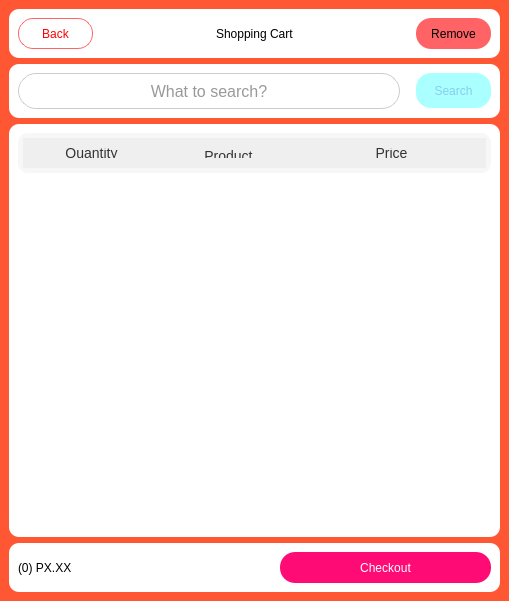
<?xml version="1.0" encoding="UTF-8"?>
<ui version="4.0">
 <class>creo_cartpage</class>
 <widget class="QMainWindow" name="creo_cartpage">
  <property name="geometry">
   <rect>
    <x>0</x>
    <y>0</y>
    <width>509</width>
    <height>601</height>
   </rect>
  </property>
  <property name="windowTitle">
   <string>MainWindow</string>
  </property>
  <property name="styleSheet">
   <string notr="true"> background-color: rgb(255, 87, 51);</string>
  </property>
  <widget class="QWidget" name="centralwidget">
   <layout class="QGridLayout" name="gridLayout_4">
    <item row="0" column="0">
     <widget class="QFrame" name="title_frame">
      <property name="minimumSize">
       <size>
        <width>0</width>
        <height>49</height>
       </size>
      </property>
      <property name="styleSheet">
       <string notr="true">border-radius: 10px; 
background-color: rgb(255, 255, 255);</string>
      </property>
      <property name="frameShape">
       <enum>QFrame::StyledPanel</enum>
      </property>
      <property name="frameShadow">
       <enum>QFrame::Raised</enum>
      </property>
      <layout class="QGridLayout" name="gridLayout">
       <item row="0" column="0">
        <widget class="QPushButton" name="back_btn">
         <property name="minimumSize">
          <size>
           <width>75</width>
           <height>23</height>
          </size>
         </property>
         <property name="maximumSize">
          <size>
           <width>75</width>
           <height>31</height>
          </size>
         </property>
         <property name="styleSheet">
          <string notr="true">border-radius: 15px; 
border: 1px solid rgb(255, 99, 101);
font: 8pt &quot;Segoe UI Black&quot;;
color: red;</string>
         </property>
         <property name="text">
          <string>Back</string>
         </property>
        </widget>
       </item>
       <item row="0" column="1">
        <spacer name="horizontalSpacer">
         <property name="orientation">
          <enum>Qt::Horizontal</enum>
         </property>
         <property name="sizeHint" stdset="0">
          <size>
           <width>50</width>
           <height>0</height>
          </size>
         </property>
        </spacer>
       </item>
       <item row="0" column="2">
        <widget class="QLabel" name="label">
         <property name="styleSheet">
          <string notr="true">font: 87 14pt &quot;Segoe UI Black&quot;</string>
         </property>
         <property name="text">
          <string>Shopping Cart</string>
         </property>
        </widget>
       </item>
       <item row="0" column="3">
        <spacer name="horizontalSpacer_2">
         <property name="orientation">
          <enum>Qt::Horizontal</enum>
         </property>
         <property name="sizeHint" stdset="0">
          <size>
           <width>55</width>
           <height>0</height>
          </size>
         </property>
        </spacer>
       </item>
       <item row="0" column="4">
        <widget class="QPushButton" name="remove_btn">
         <property name="minimumSize">
          <size>
           <width>75</width>
           <height>23</height>
          </size>
         </property>
         <property name="maximumSize">
          <size>
           <width>75</width>
           <height>31</height>
          </size>
         </property>
         <property name="styleSheet">
          <string notr="true">border-radius: 15px; 
background-color: rgb(255, 99, 101);
font: 8pt &quot;Segoe UI&quot;;</string>
         </property>
         <property name="text">
          <string>Remove</string>
         </property>
        </widget>
       </item>
      </layout>
     </widget>
    </item>
    <item row="1" column="0">
     <widget class="QFrame" name="search_frame">
      <property name="minimumSize">
       <size>
        <width>0</width>
        <height>49</height>
       </size>
      </property>
      <property name="styleSheet">
       <string notr="true">background-color: rgb(255, 255, 255); border-radius: 10px;</string>
      </property>
      <property name="frameShape">
       <enum>QFrame::StyledPanel</enum>
      </property>
      <property name="frameShadow">
       <enum>QFrame::Raised</enum>
      </property>
      <layout class="QGridLayout" name="gridLayout_2">
       <item row="0" column="0">
        <widget class="QLineEdit" name="search_bar">
         <property name="minimumSize">
          <size>
           <width>0</width>
           <height>0</height>
          </size>
         </property>
         <property name="maximumSize">
          <size>
           <width>16777215</width>
           <height>36</height>
          </size>
         </property>
         <property name="styleSheet">
          <string notr="true">QLineEdit {
    border: 1px solid #ccc;           
    border-radius: 18px;           
    padding: 10px;                   
    font-size: 16px;           
    color: #333;      
    background-color: #fff;
	font: 10pt &quot;Segoe UI&quot;;
}

QLineEdit:focus {
    border: 1px solid #0078d7; 
    background-color: #f0f8ff;       
}</string>
         </property>
         <property name="alignment">
          <set>Qt::AlignCenter</set>
         </property>
         <property name="placeholderText">
          <string>What to search?</string>
         </property>
        </widget>
       </item>
       <item row="0" column="1">
        <spacer name="horizontalSpacer_3">
         <property name="orientation">
          <enum>Qt::Horizontal</enum>
         </property>
         <property name="sizeType">
          <enum>QSizePolicy::Fixed</enum>
         </property>
         <property name="sizeHint" stdset="0">
          <size>
           <width>10</width>
           <height>20</height>
          </size>
         </property>
        </spacer>
       </item>
       <item row="0" column="2">
        <widget class="QPushButton" name="search_btn">
         <property name="minimumSize">
          <size>
           <width>75</width>
           <height>23</height>
          </size>
         </property>
         <property name="maximumSize">
          <size>
           <width>75</width>
           <height>35</height>
          </size>
         </property>
         <property name="styleSheet">
          <string notr="true">border-radius: 15px; background-color: rgb(170, 255, 255);font: 8pt &quot;Segoe UI Black&quot;; color: skyblue;</string>
         </property>
         <property name="text">
          <string>Search</string>
         </property>
        </widget>
       </item>
      </layout>
     </widget>
    </item>
    <item row="2" column="0">
     <widget class="QFrame" name="product_list_frame">
      <property name="styleSheet">
       <string notr="true">background-color: rgb(255, 255, 255); border-radius: 10px;</string>
      </property>
      <property name="frameShape">
       <enum>QFrame::StyledPanel</enum>
      </property>
      <property name="frameShadow">
       <enum>QFrame::Raised</enum>
      </property>
      <layout class="QGridLayout" name="gridLayout_3">
       <item row="0" column="0">
        <widget class="QTableWidget" name="product_table">
         <property name="minimumSize">
          <size>
           <width>471</width>
           <height>361</height>
          </size>
         </property>
         <property name="styleSheet">
          <string notr="true">QTableWidget {
    border: none;                
    gridline-color: #e0e0e0;          
    background-color: #ffffff;}         

QTableWidget::item {
    padding: 10px;                   
    border: none;                    
}

QTableWidget::item:selected {
    background-color: #0078d7;       
    color: white;                     
}

QHeaderView {
    background-color: #f7f7f7;       
    border: none;                     
    font-size: 14px;              
    padding: 5px;                 
}

QHeaderView::section {
    padding: 10px;                     /* Padding inside header sections */
    border: none;                      /* Remove section borders */
    color: #333;                       /* Header text color */
}

QTableWidget::horizontalHeader {
    border-bottom: 1px solid #e0e0e0; /* Bottom border for header */
}

QTableWidget::verticalHeader {
    border-right: 1px solid #e0e0e0;  /* Right border for vertical header */
}
</string>
         </property>
         <property name="sizeAdjustPolicy">
          <enum>QAbstractScrollArea::AdjustIgnored</enum>
         </property>
         <property name="editTriggers">
          <set>QAbstractItemView::AnyKeyPressed</set>
         </property>
         <attribute name="horizontalHeaderCascadingSectionResizes">
          <bool>false</bool>
         </attribute>
         <attribute name="horizontalHeaderDefaultSectionSize">
          <number>137</number>
         </attribute>
         <attribute name="horizontalHeaderShowSortIndicator" stdset="0">
          <bool>false</bool>
         </attribute>
         <attribute name="horizontalHeaderStretchLastSection">
          <bool>true</bool>
         </attribute>
         <attribute name="verticalHeaderVisible">
          <bool>false</bool>
         </attribute>
         <attribute name="verticalHeaderShowSortIndicator" stdset="0">
          <bool>false</bool>
         </attribute>
         <attribute name="verticalHeaderStretchLastSection">
          <bool>false</bool>
         </attribute>
         <column>
          <property name="text">
           <string>Quantity</string>
          </property>
          <property name="textAlignment">
           <set>AlignCenter</set>
          </property>
         </column>
         <column>
          <property name="text">
           <string>Product</string>
          </property>
          <property name="font">
           <font>
            <family>Segoe UI</family>
           </font>
          </property>
          <property name="textAlignment">
           <set>AlignHCenter|AlignTop</set>
          </property>
         </column>
         <column>
          <property name="text">
           <string>Price</string>
          </property>
          <property name="textAlignment">
           <set>AlignCenter</set>
          </property>
         </column>
        </widget>
       </item>
      </layout>
     </widget>
    </item>
    <item row="3" column="0">
     <widget class="QFrame" name="checkout_frame">
      <property name="minimumSize">
       <size>
        <width>0</width>
        <height>49</height>
       </size>
      </property>
      <property name="styleSheet">
       <string notr="true">background-color: rgb(255, 255, 255); border-radius: 10px;</string>
      </property>
      <property name="frameShape">
       <enum>QFrame::StyledPanel</enum>
      </property>
      <property name="frameShadow">
       <enum>QFrame::Raised</enum>
      </property>
      <layout class="QHBoxLayout" name="horizontalLayout_2">
       <item>
        <widget class="QLabel" name="price_text">
         <property name="styleSheet">
          <string notr="true">font: 87 16pt &quot;Segoe UI Black&quot;;</string>
         </property>
         <property name="text">
          <string>(0) PX.XX</string>
         </property>
        </widget>
       </item>
       <item>
        <spacer name="horizontalSpacer_4">
         <property name="orientation">
          <enum>Qt::Horizontal</enum>
         </property>
         <property name="sizeHint" stdset="0">
          <size>
           <width>110</width>
           <height>20</height>
          </size>
         </property>
        </spacer>
       </item>
       <item>
        <widget class="QPushButton" name="checkout_btn">
         <property name="minimumSize">
          <size>
           <width>211</width>
           <height>31</height>
          </size>
         </property>
         <property name="styleSheet">
          <string notr="true">border-radius: 15px; font: 8pt &quot;Segoe UI Black&quot;; 
background-color: rgb(255, 11, 117);
color: white;</string>
         </property>
         <property name="text">
          <string>Checkout</string>
         </property>
        </widget>
       </item>
      </layout>
     </widget>
    </item>
   </layout>
  </widget>
 </widget>
 <resources/>
 <connections/>
</ui>
